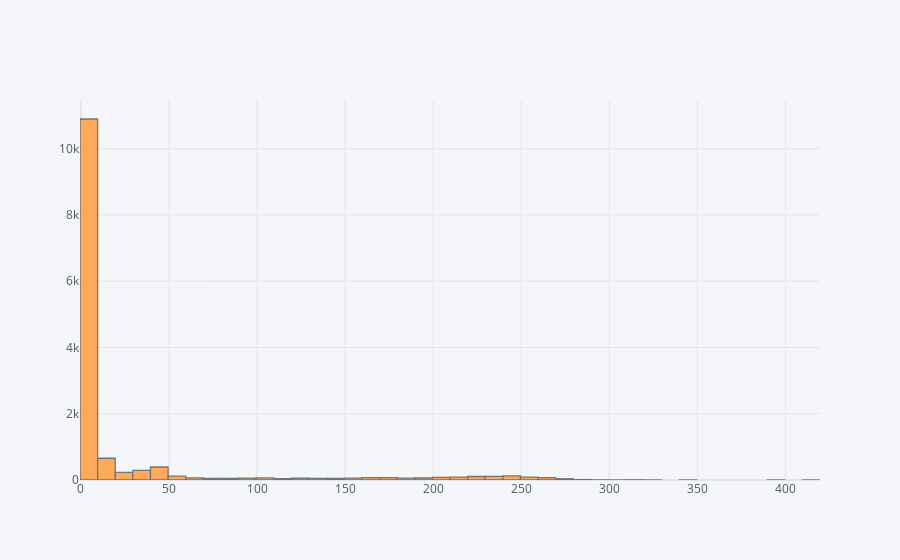

The notebook cell saved with this chart:
### Code cell
train["MO"].iplot(kind='hist', bins=50)

### Figure 1 — Plotly figure (JSON) as saved in the notebook; plotly's stock layout.template omitted (floating-point values rounded to 4 significant figures; data arrays with more than 128 entries replaced by an {"elided": "..."} marker saying what was removed)
{"data": [{"histfunc": "count", "histnorm": "", "marker": {"color": "rgba(255, 153, 51, 1.0)", "line": {"color": "#4D5663", "width": 1.3}}, "name": "MO", "nbinsx": 50, "opacity": 0.8, "orientation": "v", "type": "histogram", "x": {"elided": "14095 int values"}}], "layout": {"barmode": "overlay", "legend": {"bgcolor": "#F5F6F9", "font": {"color": "#4D5663"}}, "paper_bgcolor": "#F5F6F9", "plot_bgcolor": "#F5F6F9", "title": {"font": {"color": "#4D5663"}}, "xaxis": {"gridcolor": "#E1E5ED", "showgrid": true, "tickfont": {"color": "#4D5663"}, "title": {"font": {"color": "#4D5663"}, "text": ""}, "zerolinecolor": "#E1E5ED"}, "yaxis": {"gridcolor": "#E1E5ED", "showgrid": true, "tickfont": {"color": "#4D5663"}, "title": {"font": {"color": "#4D5663"}, "text": ""}, "zerolinecolor": "#E1E5ED"}}}
